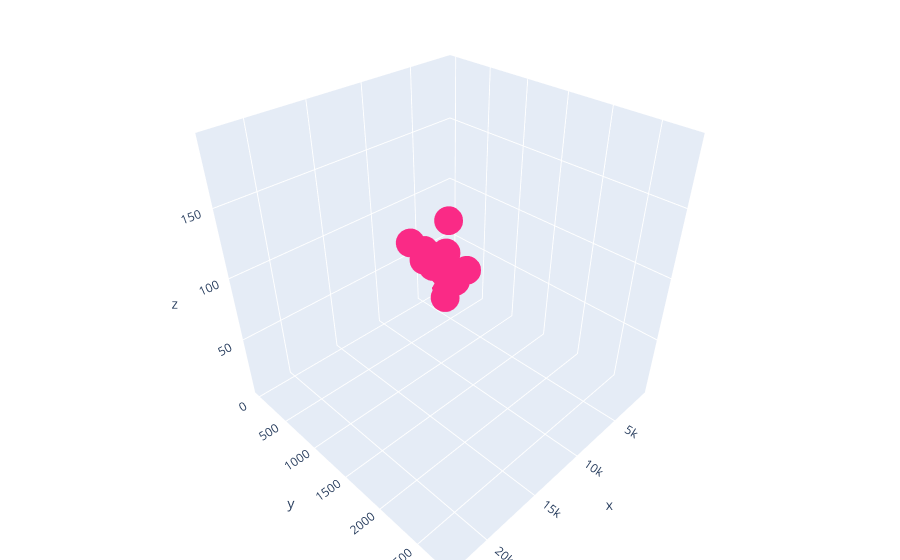

Notebook cell for this chart:
### Code cell
trace1=go.Scatter3d(
    x=rent1_total[:20],
    y=rent1_property_tax[:20],
    z=rent1_fire_insurance[:20],
    mode="markers",
    marker=dict(size=10,
                color="rgb(250,42,134)",))

data=[trace1]
layout=go.Layout(
margin=dict(
            l=0,
            r=0,
            b=0,
            t=0
    )
)

fig=go.Figure(data=data,layout=layout)

iplot(fig)

### Figure 1 — Plotly figure (JSON) as saved in the notebook; plotly's stock layout.template omitted (floating-point values rounded to 4 significant figures)
{"data": [{"marker": {"color": "rgb(250,42,134)", "size": 10}, "mode": "markers", "type": "scatter3d", "x": [9121, 1493, 12680, 2116, 1257, 2270, 7389, 1984, 2963, 3470, 1230, 1963, 2555, 22790, 4691, 1319, 3640, 3813, 10630, 5269], "y": [1000, 122, 1417, 150, 41, 42, 375, 67, 109, 0, 20, 0, 130, 2805, 0, 11, 584, 260, 634, 227], "z": [121, 11, 89, 16, 16, 28, 64, 17, 26, 37, 10, 7, 23, 191, 51, 13, 46, 53, 99, 45]}], "layout": {"margin": {"b": 0, "l": 0, "r": 0, "t": 0}}}
